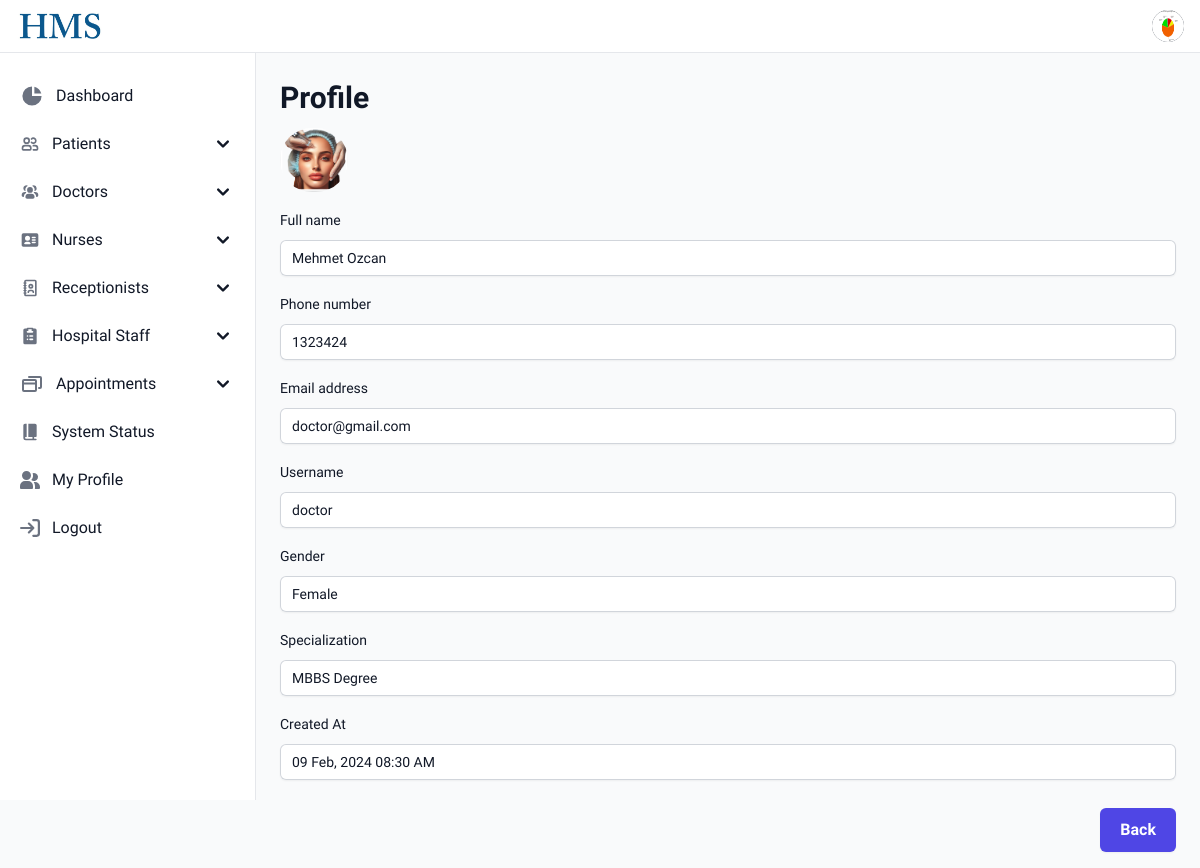
The app's page /admin/admin/doctor-details?id=4 (signed in) with its own data.
### tables this page shows
CREATE TABLE `users` (
  `id` int(11) NOT NULL,
  `name` text DEFAULT NULL,
  `img` varchar(1000) DEFAULT NULL,
  `username` text DEFAULT NULL,
  `email` text DEFAULT NULL,
  `password` varchar(1000) DEFAULT NULL,
  `phone` bigint(20) DEFAULT NULL,
  `role_id` int(11) DEFAULT NULL,
  `created_by` bigint(20) DEFAULT NULL,
  `created_at` datetime DEFAULT NULL,
  `updated_at` datetime DEFAULT NULL
);

CREATE TABLE `doctor` (
  `id` int(11) NOT NULL,
  `user_id` bigint(20) DEFAULT NULL,
  `specialization` varchar(1000) DEFAULT NULL,
  `gender` text DEFAULT NULL
);

### admin/index.php (called while the page is built, shortened)
<?php
require(__DIR__ . '/../php/config.php');
include __DIR__ . '/../layouts/admin/app.php';

### php/config.php (called while the page is built, shortened)
<?php
$url='http://localhost:8080/hms/';
?>

### admin/doctor-details.php (the view, shortened to what this page needs)
<?php
$user_id = $_GET['id'];
$user_data = mysqli_query($conn,"SELECT * FROM `users` WHERE `id`=$user_id");
$data = mysqli_fetch_assoc($user_data);
$patient_data = mysqli_query($conn,"SELECT * FROM `doctor` WHERE `user_id`=$user_id");
$row_data = mysqli_fetch_assoc($patient_data);
?>
<div class="max-w-4xl mx-auto">
  <h2 class="leading-7 text-gray-900 text-start text-xl md:text-3xl font-semibold mb-3">Profile</h2>
</div>
<form class="max-w-4xl mx-auto" id="dataForm" enctype="multipart/form-data">
  <div class="space-y-12">
    <div class="">
      <div class="col-span-full">
        <div class="mt-2 flex items-center gap-x-3">
          <img class="h-16 mr-3 rounded-full image_div" src="<?=$url?><?php if($data['img']!==null){ echo 'assets/data/'.$data['img']; }else{ echo 'assets/data/user_image.png'; } ?>" alt="Avatar">
        </div>
      </div>
    </div>
  </div>
  <div class=" mt-4">
    <div class="mt-3 grid grid-cols-1 gap-x-6 sm:grid-cols-6">
      <div class="col-span-full mb-4">
        <label for="name" class="block text-sm font-medium leading-6 text-gray-900">Full name</label>
        <div class="mt-2">
          <input type="text" name="name" id="name"
            class="block w-full rounded-md border-0 py-1.5 text-gray-900 shadow-sm ring-1 ring-inset ring-gray-300 placeholder:text-gray-400 focus:ring-2 focus:ring-inset focus:ring-indigo-600 sm:text-sm sm:leading-6"
            value="<?=$data['name']?>" required disabled readonly>
        </div>
      </div>
      <div class="col-span-full mb-4">
        <label for="phone" class="block text-sm font-medium leading-6 text-gray-900">Phone number</label>
        <div class="mt-2">
          <input type="tel" name="phone" id="phone"
            class="block w-full rounded-md border-0 py-1.5 text-gray-900 shadow-sm ring-1 ring-inset ring-gray-300 placeholder:text-gray-400 focus:ring-2 focus:ring-inset focus:ring-indigo-600 sm:text-sm sm:leading-6"
            value="<?=$data['phone']?>" disabled readonly>
        </div>
      </div>
      <div class="col-span-full mb-4">
        <label for="email" class="block text-sm font-medium leading-6 text-gray-900">Email address</label>
        <div class="mt-2">
          <input id="email" name="email" type="email"
            class="block w-full rounded-md border-0 py-1.5 text-gray-900 shadow-sm ring-1 ring-inset ring-gray-300 placeholder:text-gray-400 focus:ring-2 focus:ring-inset focus:ring-indigo-600 sm:text-sm sm:leading-6"
            value="<?=$data['email']?>" required disabled readonly>
        </div>
      </div>
      <div class="col-span-full mb-4">
        <label for="username" class="block text-sm font-medium leading-6 text-gray-900">Username</label>
        <div class="mt-2">
          <input type="text" name="username" id="username"
            class="block w-full rounded-md border-0 py-1.5 text-gray-900 shadow-sm ring-1 ring-inset ring-gray-300 placeholder:text-gray-400 focus:ring-2 focus:ring-inset focus:ring-indigo-600 sm:text-sm sm:leading-6"
            value="<?=$data['username']?>" disabled readonly>
        </div>
      </div>
      <div class="col-span-full mb-4">
        <label for="gender" class="block text-sm font-medium leading-6 text-gray-900">Gender</label>
        <div class="mt-2">
          <input type="text" name="gender" id="gender"
            class="block w-full rounded-md border-0 py-1.5 text-gray-900 shadow-sm ring-1 ring-inset ring-gray-300 placeholder:text-gray-400 focus:ring-2 focus:ring-inset focus:ring-indigo-600 sm:text-sm sm:leading-6"
            value="<?=$row_data['gender']?>" disabled readonly>
        </div>
      </div>
      <div class="col-span-full mb-4">
        <label for="specialization" class="block text-sm font-medium leading-6 text-gray-900">Specialization</label>
        <div class="mt-2">
          <input type="text" name="specialization" id="specialization"
            class="block w-full rounded-md border-0 py-1.5 text-gray-900 shadow-sm ring-1 ring-inset ring-gray-300 placeholder:text-gray-400 focus:ring-2 focus:ring-inset focus:ring-indigo-600 sm:text-sm sm:leading-6"
            value="<?=$row_data['specialization']?>" disabled readonly>
        </div>
      </div>
      <div class="col-span-full mb-4">
        <label class="block text-sm font-medium leading-6 text-gray-900">Created At</label>
        <div class="mt-2">
          <input type="text"
            class="block w-full rounded-md border-0 py-1.5 text-gray-900 shadow-sm ring-1 ring-inset ring-gray-300 placeholder:text-gray-400 focus:ring-2 focus:ring-inset focus:ring-indigo-600 sm:text-sm sm:leading-6"
            value="<?=date('d M, Y h:i A', strtotime($data['created_at']))?>" disabled readonly>
        </div>
      </div>
    </div>
  </div>
  <div class="mt-3 flex items-center justify-end gap-x-6">
    <a href="<?=$url?>admin/manage-doctors"
      class="rounded-md bg-indigo-600 px-5 py-2.5 text-base font-semibold text-white shadow-sm hover:bg-indigo-500 focus-visible:outline focus-visible:outline-2 focus-visible:outline-offset-2 focus-visible:outline-indigo-600 action_btn">Back</a>
  </div>
</form>

### assets/css/style.css (style rules this page uses)
html { font-family: 'Exo 2', sans-serif !important; }
html, :host { line-height: 1.5; -webkit-text-size-adjust: 100%; -moz-tab-size: 4; -o-tab-size: 4; tab-size: 4; font-family: ui-sans-serif, system-ui, sans-serif, "Apple Color Emoji", "Segoe UI Emoji", "Segoe UI Symbol", "Noto Color Emoji"; font-feature-settings: normal; font-variation-settings: normal; -webkit-tap-highlight-color: transparent; }
body { margin: 0; line-height: inherit; }
h1, h2, h3, h4, h5, h6 { font-size: inherit; font-weight: inherit; }
a { color: inherit; text-decoration: inherit; }
button, input, optgroup, select, textarea { font-family: inherit; font-feature-settings: inherit; font-variation-settings: inherit; font-size: 100%; font-weight: inherit; line-height: inherit; color: inherit; margin: 0; padding: 0; }
blockquote, dl, dd, h1, h2, h3, h4, h5, h6, hr, figure, p, pre { margin: 0; }
input::placeholder, textarea::placeholder { opacity: 1; color: #9ca3af; }
:disabled { cursor: default; }
img, svg, video, canvas, audio, iframe, embed, object { display: block; vertical-align: middle; }
img, video { max-width: 100%; height: auto; }
.col-span-full { grid-column: 1 / -1; }
.mx-auto { margin-left: auto; margin-right: auto; }
.mb-3 { margin-bottom: 0.75rem; }
.mb-4 { margin-bottom: 1rem; }
.mr-3 { margin-right: 0.75rem; }
.mt-2 { margin-top: 0.5rem; }
.mt-3 { margin-top: 0.75rem; }
.mt-4 { margin-top: 1rem; }
.block { display: block; }
.flex { display: flex; }
.grid { display: grid; }
.h-16 { height: 4rem; }
.min-h-screen { min-height: 100vh; }
.w-full { width: 100%; }
.max-w-4xl { max-width: 56rem; }
.grid-cols-1 { grid-template-columns: repeat(1, minmax(0, 1fr)); }
.flex-col { flex-direction: column; }
.items-center { align-items: center; }
.justify-end { justify-content: flex-end; }
.gap-x-3 { -moz-column-gap: 0.75rem; column-gap: 0.75rem; }
.gap-x-6 { -moz-column-gap: 1.5rem; column-gap: 1.5rem; }
.rounded-full { border-radius: 9999px; }
.rounded-md { border-radius: 0.375rem; }
.border-0 { border-width: 0px; }
.bg-indigo-600 { --tw-bg-opacity: 1; background-color: rgb(79 70 229 / var(--tw-bg-opacity)); }
.px-5 { padding-left: 1.25rem; padding-right: 1.25rem; }
.py-1\.5 { padding-top: 0.375rem; padding-bottom: 0.375rem; }
.py-2\.5 { padding-top: 0.625rem; padding-bottom: 0.625rem; }
.text-start { text-align: start; }
.text-base { font-size: 1rem; line-height: 1.5rem; }
.text-sm { font-size: 0.875rem; line-height: 1.25rem; }
.text-xl { font-size: 1.25rem; line-height: 1.75rem; }
.font-medium { font-weight: 500; }
.font-semibold { font-weight: 600; }
.leading-6 { line-height: 1.5rem; }
.leading-7 { line-height: 1.75rem; }
.text-gray-900 { --tw-text-opacity: 1; color: rgb(17 24 39 / var(--tw-text-opacity)); }
.text-white { --tw-text-opacity: 1; color: rgb(255 255 255 / var(--tw-text-opacity)); }
.shadow-sm { --tw-shadow: 0 1px 2px 0 rgb(0 0 0 / 0.05); --tw-shadow-colored: 0 1px 2px 0 var(--tw-shadow-color); box-shadow: var(--tw-ring-offset-shadow, 0 0 #0000), var(--tw-ring-shadow, 0 0 #0000), var(--tw-shadow); }
.ring-1 { --tw-ring-offset-shadow: var(--tw-ring-inset) 0 0 0 var(--tw-ring-offset-width) var(--tw-ring-offset-color); --tw-ring-shadow: var(--tw-ring-inset) 0 0 0 calc(1px + var(--tw-ring-offset-width)) var(--tw-ring-color); box-shadow: var(--tw-ring-offset-shadow), var(--tw-ring-shadow), var(--tw-shadow, 0 0 #0000); }
.ring-inset { --tw-ring-inset: inset; }
.ring-gray-300 { --tw-ring-opacity: 1; --tw-ring-color: rgb(209 213 219 / var(--tw-ring-opacity)); }
.placeholder\:text-gray-400::placeholder { --tw-text-opacity: 1; color: rgb(156 163 175 / var(--tw-text-opacity)); }
@media (min-width: 640px) { .sm\:grid-cols-6 { grid-template-columns: repeat(6, minmax(0, 1fr)); } }
@media (min-width: 640px) { .sm\:text-sm { font-size: 0.875rem; line-height: 1.25rem; } }
@media (min-width: 640px) { .sm\:leading-6 { line-height: 1.5rem; } }
@media (min-width: 768px) { .md\:text-3xl { font-size: 1.875rem; line-height: 2.25rem; } }

### records on screen
users: img (picture), name "Mehmet Ozcan", phone "1323424", email "doctor@gmail.com", username "doctor", created_at "09 Feb, 2024 08:30 AM"
doctor: gender "Female", specialization "MBBS Degree"
